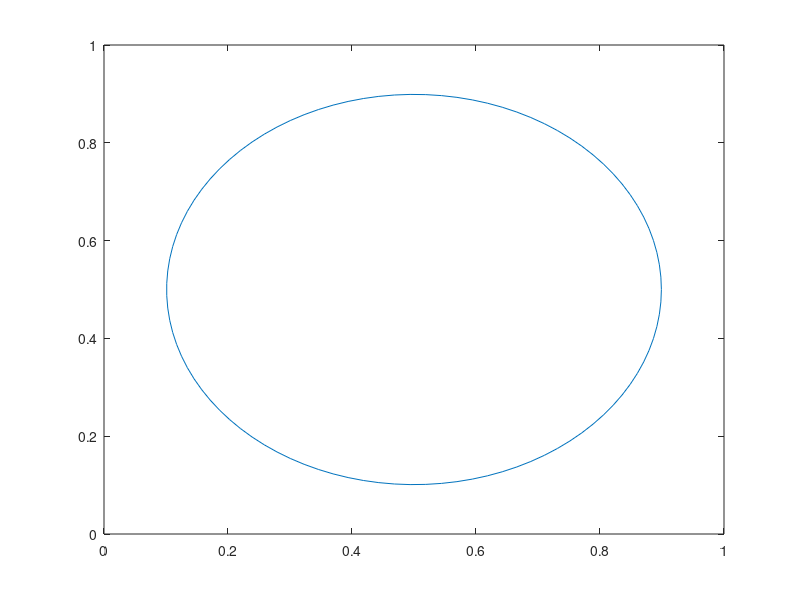

Source code (MATLAB):
function drawOptimalDecisionBoundary()
% drawOptimalDecisionBoundary

% Author: Maryam Najafi
% Created Date: Sep 28, 2016

% draw optimal decision boundary
x_origin = 0.5; y_origin = 0.5; r = 0.399;
theta = linspace (0, 2*pi);
x_circle = r * cos (theta) + x_origin; y_circle = r * sin(theta) + y_origin;
plot (x_circle, y_circle);
end